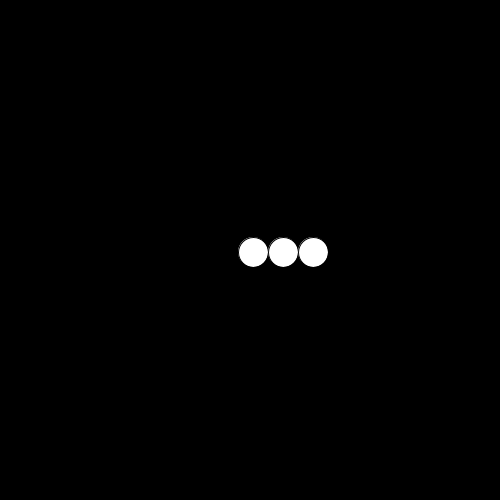
Frame 1 (no input)
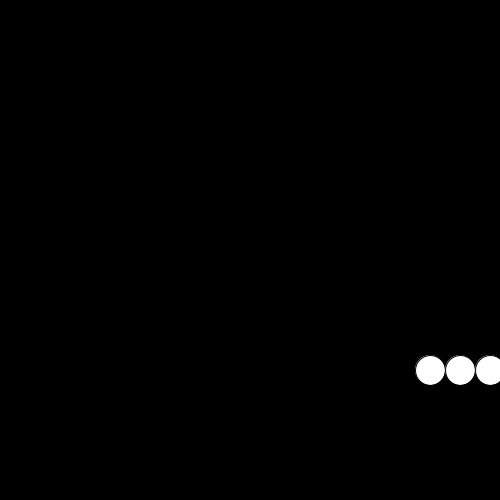
Frame 60 (the mouse pressed at the canvas centre just before this capture)
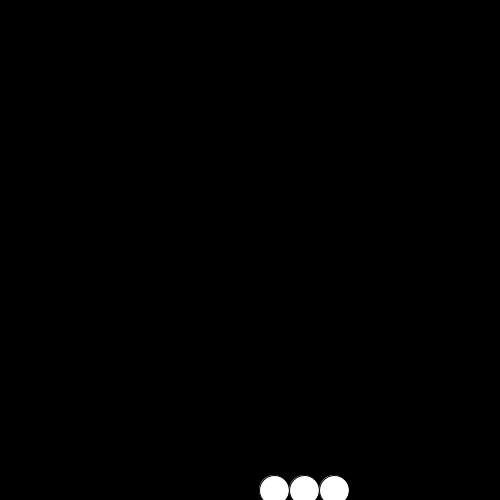
Frame 120 (the mouse held since frame 60 and released just before this capture)

The Processing sketch that drew these frames (run headless with seeded random() and noise(); from frame 60 on, the mouse is pressed at the canvas centre):

// Processing sketch: Exercise5
// ── Exercise5.pde
float x = 250;
float y = 250;
float dx = 3;
float dy = 2;

void setup(){
  size(500, 500);
}

void draw(){
  background(0);
  x += dx;
  y += dy;
  if (60+x > width || x < 0) {
      dx *= -1;
  }
  if (y > height || y < 0) {
      dy *= -1;
  }

  for (int i=0; i<3; i++) {
      ellipse(i*30+x, y, 30, 30);
  }
}
